Frame 1 (no input): blank canvas, image omitted
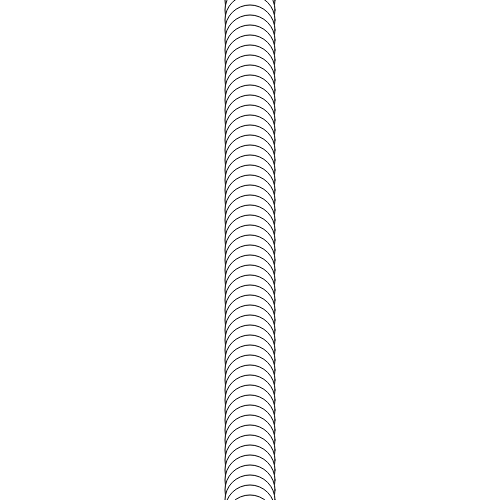
Frame 60 (no input)
Frame 120 (the mouse pressed at the canvas centre since frame 60): identical to frame 60, image omitted

The p5.js sketch that drew this single still picture (run headless with seeded random() and noise() and a simulated clock; from frame 60 on, the mouse is pressed at the canvas centre):

// p5.js sketch
// ── sketch.js
var x = 0;

function setup() {
  createCanvas(500, 500);
}

function draw() {

  push();
  translate(0,x);
  ellipse(250,0,50,50);
  x=x+5;


//  textSize(20);
//  text("BLACKLIVESMATTER" x, 250);
  x = x + 5;


  if (x > height); {

pop();

  }
}
